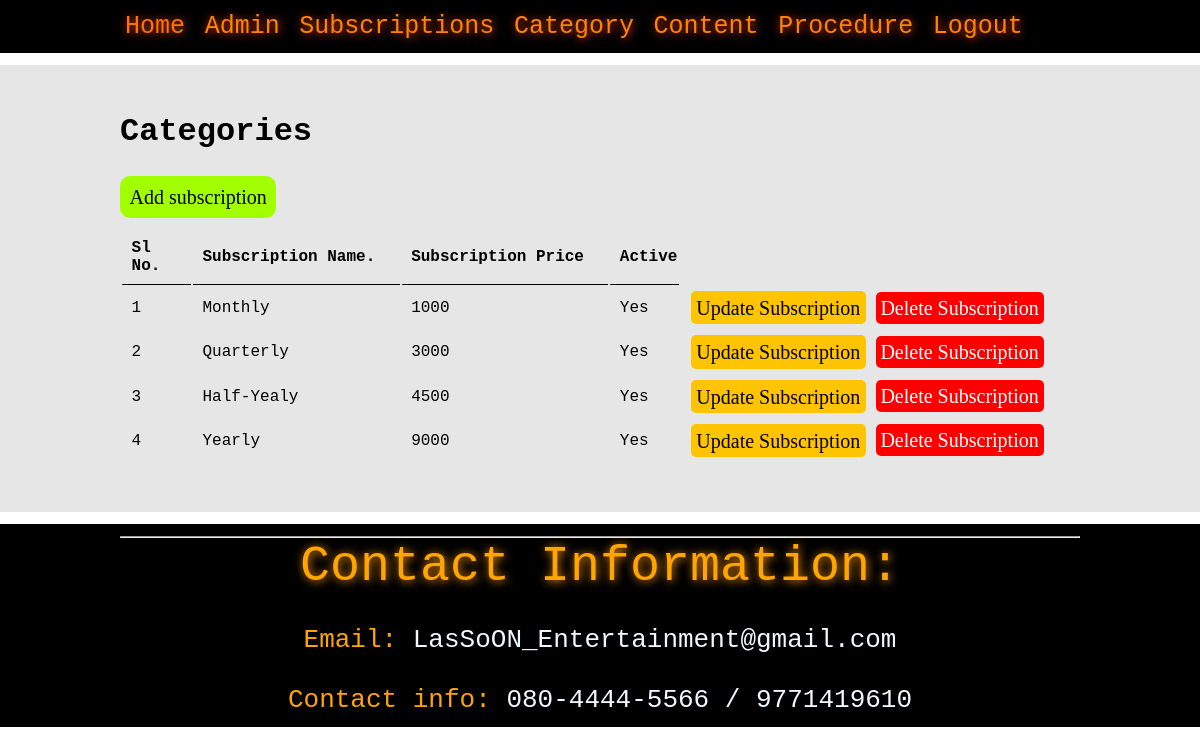
Screenshot of /admin/manage-sub.php (signed in) with the database file from the repository.
### tables this page shows
CREATE TABLE `subscription` (
  `id` int(11) NOT NULL,
  `sub_price` int(11) DEFAULT NULL,
  `sub_name` varchar(255) DEFAULT NULL,
  `active` varchar(10) DEFAULT NULL
);

### admin/manage-sub.php (the view)
<?php include('./partials/menu.php'); ?>
<div class="main-content">
    <div class="wrapper">
    <h1>Categories</h1>
    <br>
        <br>
            <a href="<?php echo SITEURL; ?>admin/add-sub.php" class="btn-primary">Add subscription</a>
            <br><br>
            <table class="tbl-full">
                <tr>
                    <th>Sl No.</th>
                    <th>Subscription Name.</th>
                    <th>Subscription Price</th>
                    <th>Active</th>
                </tr>
                <?php
                $sql = "SELECT * FROM subscription";
                $res = mysqli_query($conn, $sql);
                $count = mysqli_num_rows($res);
                $sn=1;
                if($count>0)
                {
                    while($row=mysqli_fetch_assoc($res))
                    {
                        $id = $row['id'];
                        $sub_name = $row['sub_name'];
                        $sub_price = $row['sub_price'];
                        $active = $row['active'];
                        ?>
                        <tr>
                            <td><?php echo $sn++ ?></td>
                            <td><?php echo $sub_name ?></td>
                            <td><?php echo $sub_price ?></td>
                            <td><?php echo $active ?></td>
                            <td>
                                <a href="<?php echo SITEURL; ?>admin/update-sub.php?id=<?php echo $id; ?>" class="btn-secondary">Update Subscription</a>
                                <a href="<?php echo SITEURL; ?>admin/delete-sub.php?id=<?php echo $id; ?>" class="btn-danger">Delete Subscription</a>
                            </td>
                        </tr>
                        <?php
                    }
                }
                else
                {
                    ?>
                    <tr>
                        <td colspan="6"><div class="error">No Subscription added. </div></td>
                    </tr>
                    <?php
                }
                ?>
            </table>
    </div>
</div>
<?php include('./partials/footer.php'); ?>

### css/admin.css (style rules this page uses)
.wrapper { padding: 1%; width: 80%; margin: auto; }
* { margin: 0; padding: 0%; font-family: 'Courier New', Courier, monospace; }
.main-content { margin: 1% 0; background-color: rgb(230, 230, 230); padding: 3% 0; }
.tbl-full { width: 100%; }
table tr th { border-bottom: 1px solid black; padding: 1%; text-align: left; }
table tr td { padding: 1%; }
.btn-primary { background-color: rgb(162, 255, 0); text-decoration: none; color: black; padding: 1%; font-weight: 100; font-size: 20px; border-radius: 10px 10px 10px 10px; font-family:'Times New Roman', Times, serif; }
.btn-secondary { background-color: rgb(255, 196, 0); text-decoration: none; color: rgb(0, 0, 0); padding: 1.5%; font-weight: 100; font-size: 20px; border-radius: 5px 5px 5px 5px; font-family:'Times New Roman', Times, serif; }
.btn-danger { background-color: rgb(255, 0, 0); text-decoration: none; color: rgb(255, 255, 255); padding: 1.3%; font-weight: 100; font-size: 20px; border-radius: 5px 5px 5px 5px; font-family:'Times New Roman', Times, serif; }

### rows the page displays
subscription: sub_name "Monthly", sub_price "1000", active "Yes"
subscription: sub_name "Quarterly", sub_price "3000", active "Yes"
subscription: sub_name "Half-Yealy", sub_price "4500", active "Yes"
subscription: sub_name "Yearly", sub_price "9000", active "Yes"
